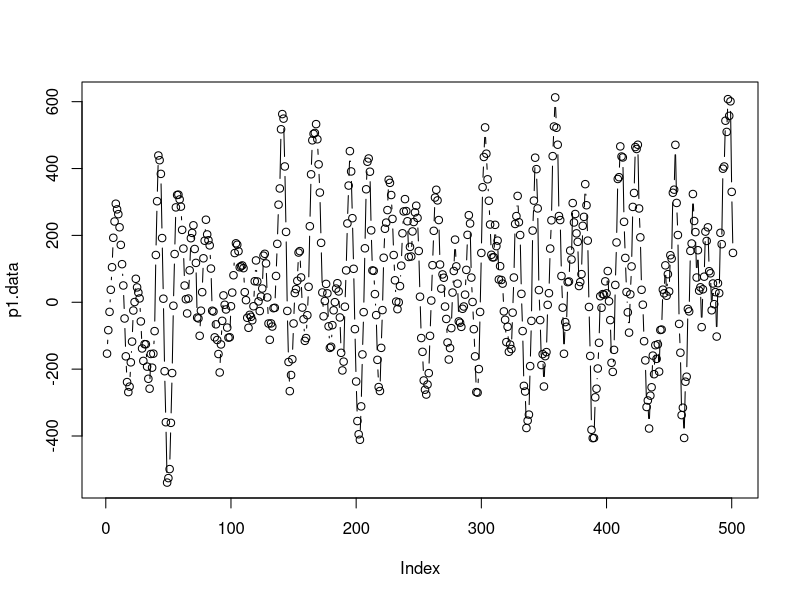
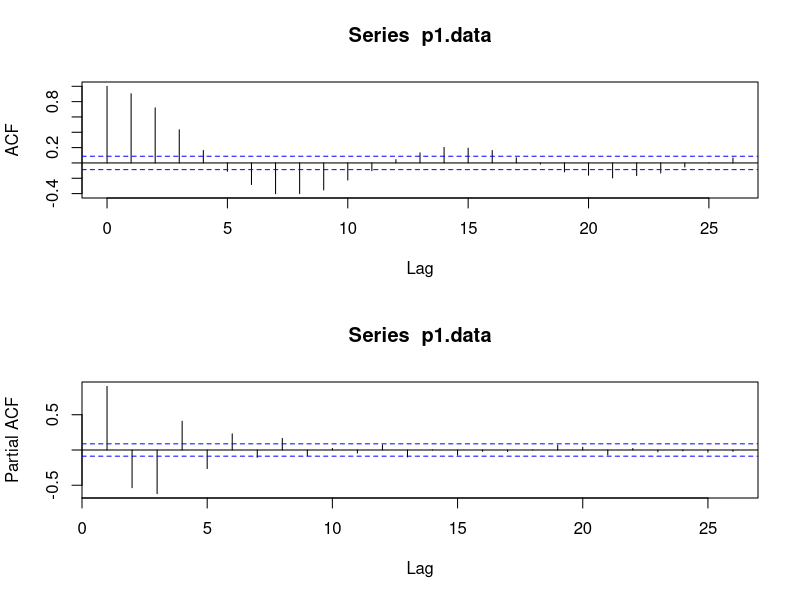
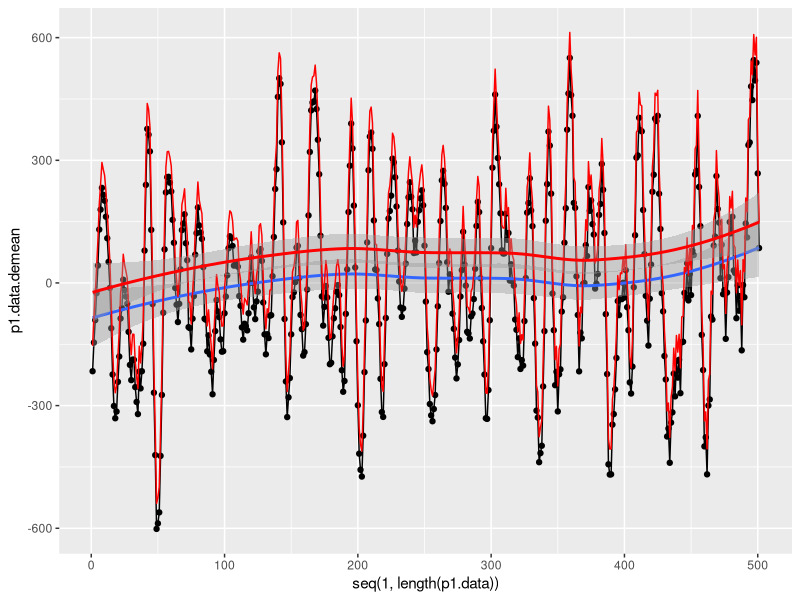
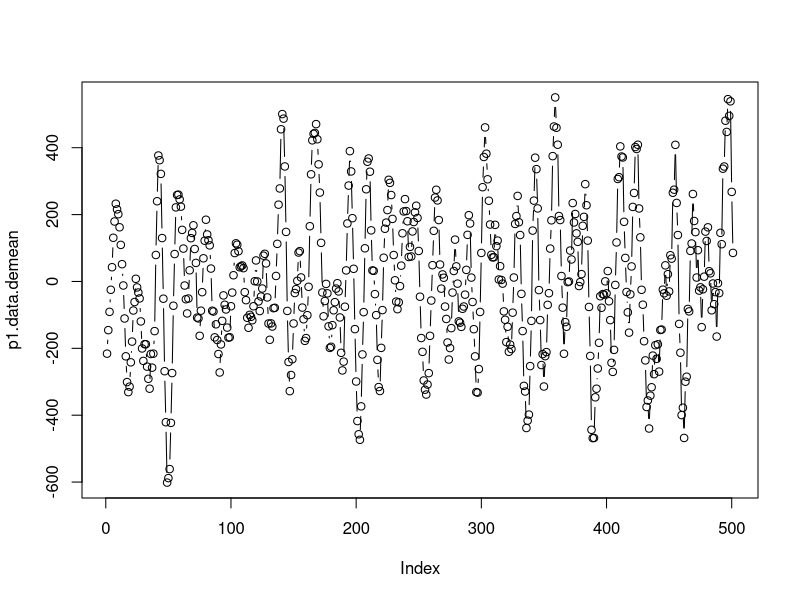
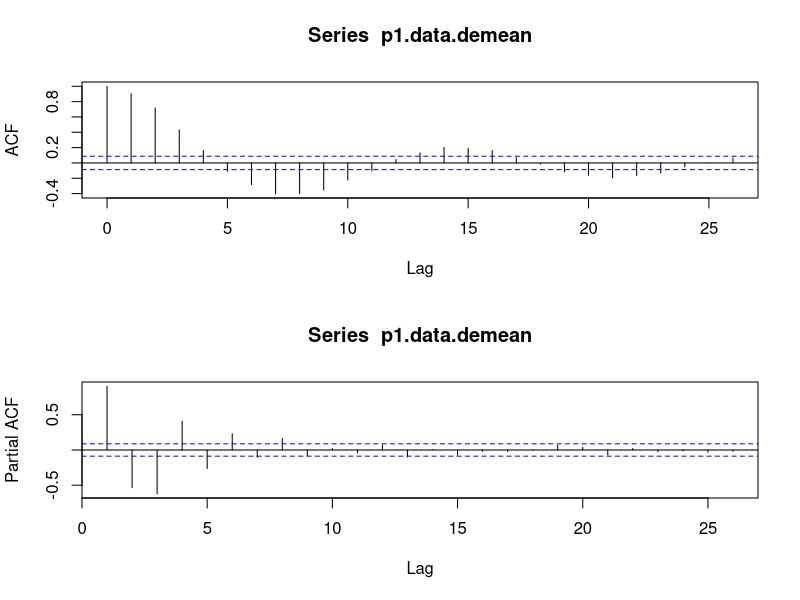
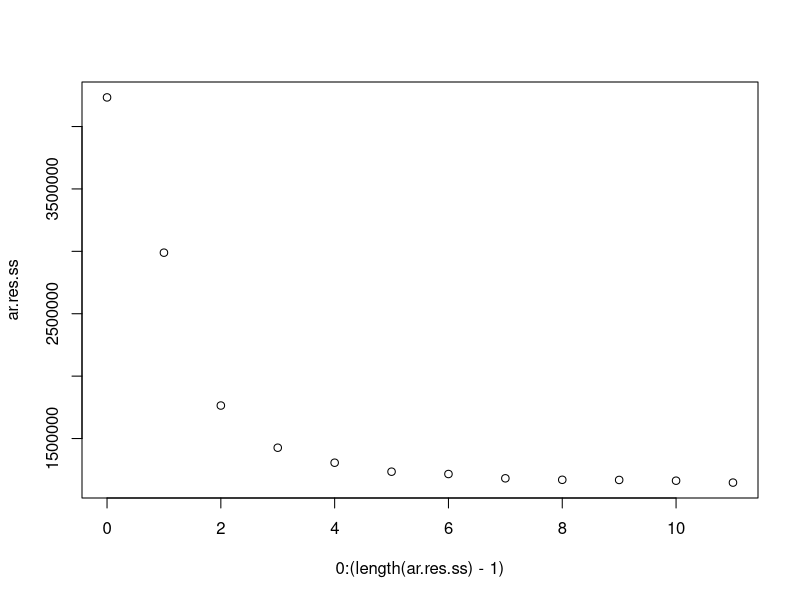

Write the R code that produced these figures, in order. (Note: this script raises an error after producing the figures.)
##### Supporting Code for Dataset 1 #####
setwd('documents/sjsu/265/time-series-project')

p1.data <- scan('proj1.txt')
p1.data.demean <- p1.data - mean(p1.data)

df <- data.frame(p1.data, p1.data.demean)

## Visuals original data
plot(p1.data, type = "b")

par(mfrow=c(2,1))
   acf(p1.data, type = c("correlation"))
   acf(p1.data, type = c("partial"))
par(mfrow=c(1,1))

# Checking whether there appears to be a trend
library(ggplot2)
ggplot(df, aes(x = seq(1,length(p1.data)), y = p1.data.demean)) + 
geom_line() + 
geom_point() + 
geom_smooth()  + 
geom_line(aes(y = p1.data), colour = 'red') +
geom_smooth(aes(y = p1.data), colour = 'red')

mean(p1.data)
# Mean is non-zero

## Visuals demeaned data
plot(p1.data.demean, type = "b")

par(mfrow=c(2,1))
   acf(p1.data.demean, type = c("correlation"))
   acf(p1.data.demean, type = c("partial"))
par(mfrow=c(1,1))


# ACF exhibits sinusoidal decay
# PACF looks weird up to lag 8, cuts off after that

##### Candidate Model Analsysis #####
library(tseries)
adf.test(p1.data)
# Result: reject null hypothesis that the data is not stationary, conclude stationary; no differencing needed

# General AIC analysis of many models up to ARMA(8,2)
ar.p <- 8
ma.q <- 2

ar.vec <- rep(0:ar.p, each = (ma.q + 1))
ma.vec <- rep(seq(0,ma.q), (ar.p + 1))

aic.vec <- vector()
sig2.vec <- vector()
loglik.vec <- vector()
for(p in 1:(ar.p + 1)) {
    for(q in 1:(ma.q + 1)) {
        aic.vec <- c(aic.vec, tryCatch((arima(p1.data.demean, order = c(p-1, 0, q-1), include.mean = FALSE, method = "ML"))$aic, error = function(e){NaN}))
        sig2.vec <- c(sig2.vec, tryCatch((arima(p1.data.demean, order = c(p-1, 0, q-1), include.mean = FALSE, method = "ML"))$sigma2, error = function(e){NaN}))
        loglik.vec <- c(loglik.vec, tryCatch((arima(p1.data.demean, order = c(p-1, 0, q-1), include.mean = FALSE, method = "ML"))$loglik, error = function(e){NaN}))
    }
}

aic.vec <- vector()
sig2.vec <- vector()
loglik.vec <- vector()
arma.res.ss <- vector()
bic.vec <- vector()
for(p in 1:(ar.p + 1)) {
    for(q in 1:(ma.q + 1)) {
    	temp.arma <- arima(p1.data.demean, order = c(p-1, 0, q-1), include.mean = FALSE, method = "ML")
        aic.vec <- c(aic.vec, temp.arma$aic)
        sig2.vec <- c(sig2.vec, temp.arma$sigma2)
        loglik.vec <- c(loglik.vec, temp.arma$loglik)
        arma.res.ss <- c(arma.res.ss, sum((temp.arma$residuals)^2))
        bic.vec <- c(bic.vec, BIC(temp.arma))
    }
}

aic.df <- data.frame(AR = ar.vec, MA = ma.vec, AIC = aic.vec, BIC = bic.vec, Sigma2 = sig2.vec, LogLik = loglik.vec, SSres = arma.res.ss)

aic.df.clean <- aic.df[aic.df$AIC != 'NaN',]
aic.df.clean$AICchange <- round(100*(aic.df.clean$AIC - min(aic.df.clean$AIC))/min(aic.df.clean$AIC), digits = 2)
aic.df.clean$LL2 <- -2*aic.df.clean$LogLik
aic.df.clean$TotalParams <- aic.df.clean$AR + aic.df.clean$MA
aic.df.clean.sort <- aic.df.clean[order(aic.df.clean$AIC),]
rownames(aic.df.clean.sort) <- 1:nrow(aic.df.clean.sort)

# Log likelihood tests: numerator L1 needs to be a subset of L2
# Null hypothesis: the models are equivalent
# Retain: choose the model that is smaller
# Reject: choose the model that has bettre likelihood, aic, sigma2 etc.
# Reject null hypothesis if following code returns true:
L1 <- 9 
L2 <- 10
nu <- (aic.df.clean.sort$TotalParams[L2] - aic.df.clean.sort$TotalParams[L1])
ifelse( (aic.df.clean.sort$LL2[L1] - aic.df.clean.sort$LL2[L2]) > (nu + sqrt(2*nu)), 'REJECT the null hypothesis', 'Retain the null hypothesis: choose smaller model')

# Plotting residual sum of squares against order to see where curve flattens out: looks like 5 (minor decrease again at 7 but flat afterwards)
ar.res.ss <- vector(mode = 'numeric')
for(p in 1:13) {
	temp.ar <- arima(p1.data.demean, order = c(p-1,0,0), include.mean = FALSE)
	ar.res.ss[p-1] <- sum((temp.ar$residuals)^2)
}
plot(0:(length(ar.res.ss)-1), ar.res.ss)

### Candidates
# AR(5)
# AR(6)
# AR(7)
# AR(8)
# ARMA(3,1) *
# ARMA(3,2) *
# ARMA(4,1) *
# ARMA(4,2) 
# ARMA(5,1) *
# ARMA(5,2)
# ARMA(6,1)
# ARMA(6,2)
# ARMA(7,1)
# ARMA(7,2)
# ARMA(8,1) *
# ARMA(8,2)

p1.train <- p1.data.demean[1:451]

# Candidate Evalutaions

# Predictions
my.preds.p.q <- predict(my.arma.p.q, n.ahead = 50, se.fit = TRUE)

# Predictions Error
sse.p.q <- sum((p1.data.demean[452:501] - my.preds.p.q)^2)

# Indices need to be updated
plot(450:488, p1.data[450:488], ylim = c(-650, 650), xlim=c(450,502), type="b")
lines(489:501, my.preds.5.2$pred + mean(p1.data), type="b", col="red")
lines(489:501, my.preds.5.2$pred + mean(p1.data) + 2*my.preds.5.2$se, type="l", col="blue")
lines(489:501, my.preds.5.2$pred + mean(p1.data) - 2*my.preds.5.2$se, type="l", col="blue")
points(489:501, p1.data[489:501], col="purple")


# Comparing theoretical acf/pacf to sample based on estimated model parameters
par(mfcol=c(2,2))
   acf(p1.data.demean, type = c("correlation"))
   plot(0:25, ARMAacf(ar = my.arma.10.10$coef[1:10], ma = my.arma.10.10$coef[11:20], lag.max=25), type="h", xlab = "Lag", ylab = "Theoretical ACF")
   abline(h=0)
   acf(p1.data.demean, type = c("partial"))
   plot(1:25, ARMAacf(ar = my.arma.10.10$coef[1:10], ma = my.arma.10.10$coef[11:20], lag.max=25, pacf=TRUE), type="h", xlab = "Lag", ylab = "Theoretical PACF")
   abline(h=0)
par(mfrow=c(1,1)) 


# AR(6) - AR(10) Issues:
# There are a few lags in the acf of the residuals that are close to the boundary
# Ljung-Box Statistic gets very close to p-value of 0.05 for larger lags. The lower the order, the more tests give p-values that suggest rejecting null
# Several PACF values were significant at larger lags

##### FINAL MODEL #####

my.arma.final <- arima(p1.data.demean, order = c(0,0,0), include.mean = FALSE)

# CHECK RESIDUALS
# Final 13 predictions

my.real.preds <- predict(my.final.fit, n.ahead = 13, se.fit = TRUE)

preds <- my.real.preds$pred
lower.bound <- my.real.preds$pred - 2*my.real.preds$se
upper.bound <- my.real.preds$pred + 2*my.real.preds$se

cbind(lower.bound, preds, upper.bound)

# Plot predictions
